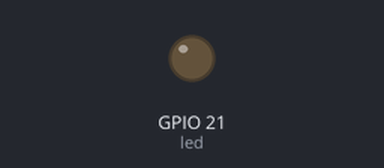
A program run on a simulated ESP32-S3. On the bench: output pins drawn as LEDs (lit = HIGH). WiFi joins after 1.5 s; servers stay silent unless stated; web services answer with replies made up by the test bench; what the program prints to the serial monitor is not drawn.

Above: at 20.7 s.
Timing chart, 0 to 53.5 s (numbered marks = the images above):
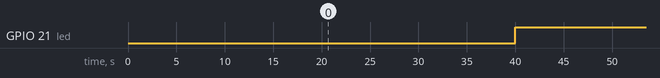

Measured:
- by itself, GPIO 21 (led): alternates HIGH for 20.0 s and LOW for 20.0 s

The program:

main.cpp
```cpp
#include <WiFi.h>

// LED optional
const int led = 21;

// Holds door state
bool state = false;
String doorState;

unsigned long previousMillis = 0;
const long interval = 20000; // 20 giây

const char* ssid = "TDMU";
const char* password = "";
const char* host = "maker.ifttt.com";
const char* apiKey = "lkCHpWBG3NPAKJ-GJ20uPNvfujGWMIrsmZy0wBDHqhm";

void setup() {
  Serial.begin(115200);

  pinMode(led, OUTPUT);
  digitalWrite(led, LOW);

  // Kết nối WiFi
  WiFi.begin(ssid, password);
  while (WiFi.status() != WL_CONNECTED) {
    delay(500);
    Serial.print(".");
  }
  Serial.println("");
  Serial.println("WiFi connected");
}

void loop() {
  unsigned long currentMillis = millis();
  if (currentMillis - previousMillis >= interval) {
    previousMillis = currentMillis;


    state = !state;
    if (state) {
      doorState = "closed";
    } else {
      doorState = "open";
    }
    digitalWrite(led, !state);

    Serial.println(state);
    Serial.println(doorState);

    // Gửi email qua IFTTT
    Serial.print("connecting to ");
    Serial.println(host);
    WiFiClient client;
    const int httpPort = 80;
    if (!client.connect(host, httpPort)) {
      Serial.println("connection failed");
      return;
    }

    String url = "/trigger/door_status/with/key/";
    url += apiKey;

    Serial.print("Requesting URL: ");
    Serial.println(url);
    String body = "value1=" + doorState;

    client.print(String("POST ") + url + " HTTP/1.1\r\n" +
                 "Host: " + host + "\r\n" +
                 "Content-Type: application/x-www-form-urlencoded\r\n" +
                 "Content-Length: " + body.length() + "\r\n\r\n" +
                 body + "\r\n");
    while (client.connected()) {
    String line = client.readStringUntil('\n');
    if (line == "\r") {
      break;
    }
  }
  Serial.println("Response: " + client.readString());
  }

}
```
